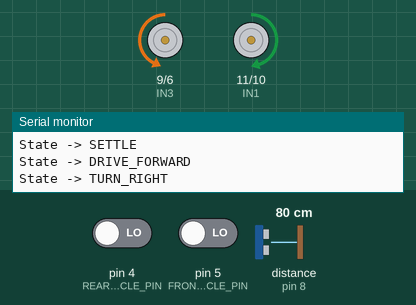
Recording of a sketch running on a simulated Arduino Uno, built with avr-gcc and run on an emulated ATmega328P. Shown: motor-driver pin pairs drawn as motors (green arrow = first pin HIGH = forward, orange = second pin HIGH = backward, longer = more drive), the last lines printed to the serial monitor. Wiring (inferred from the names in the program): ultrasonic range finder: trigger pin 7; echo pin 8. The test bench sets the inputs (shaded band); at power-on: pin 4 (REAR_IR_OBSTACLE_PIN) LOW, distance to the obstacle (sensor on pin 8) 80 cm, pin 5 (FRONT_IR_OBSTACLE_PIN) LOW. The echo pulse lasts 58.3 µs per cm.

Above: at 1.2 s.
1.3 s: pin 4 (REAR_IR_OBSTACLE_PIN) driven HIGH
At 1.76 s:
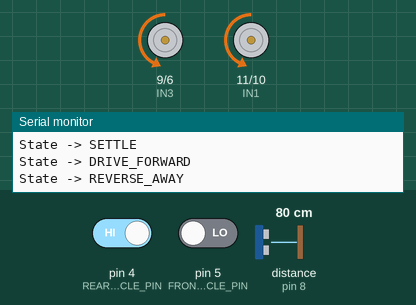
4.3 s: distance to the obstacle (sensor on pin 8) set to 2 cm
At 6.9 s:
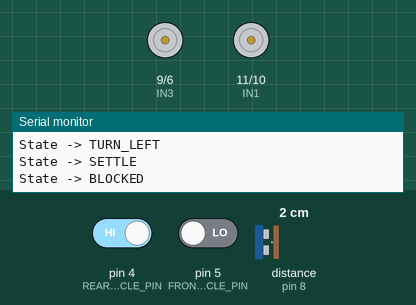
7.3 s: distance to the obstacle (sensor on pin 8) set to 49 cm
8.8 s: distance to the obstacle (sensor on pin 8) set to 55 cm
At 9.4 s:
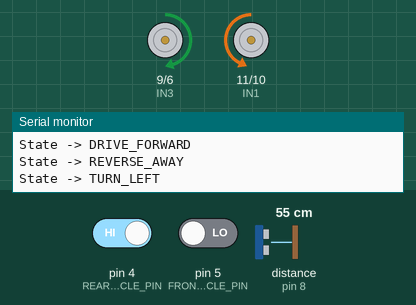
11.8 s: distance to the obstacle (sensor on pin 8) set to 4 cm
Timing chart, 0 to 14.8 s (numbered marks = the images above; inputs shaded):
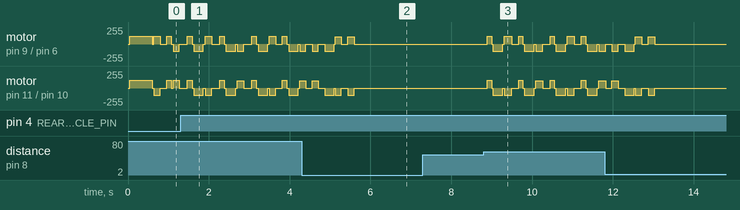

Measured:
- the behaviour switches between 51 and 52 cm on distance to the obstacle (sensor on pin 8) (found by bisection; images 2 and 3)
- after the input at 7.3 s, every drawn part: stays the same

The sketch:

arduino-uno-car.ino
```cpp
// Full sketch: L298N (two motor groups) + HC-SR04 ultrasonic obstacle detection
// Motor wiring:
// IN1 -> pin 11 (PWM)  Motor A, pinA
// IN2 -> pin 10 (PWM)  Motor A, pinB
// IN3 -> pin 9  (PWM)  Motor B, pinA
// IN4 -> pin 6  (PWM)  Motor B, pinB
//
// Ultrasonic wiring (HC-SR04):
// VCC -> 5V, GND -> GND, TRIG -> pin 7, ECHO -> pin 8
// IR obstacle sensor wiring:
// Front sensor: VCC -> 5V, GND -> GND, OUT -> pin 5
// Rear sensor:  VCC -> 5V, GND -> GND, OUT -> pin 4
//
// NOTE: Always share GND between Arduino and motor battery pack.

const int IN1 = 11; // Motor A pin A
const int IN2 = 10; // Motor A pin B
const int IN3 = 9;  // Motor B pin A
const int IN4 = 6;  // Motor B pin B

const int US_TRIG_PIN = 7;
const int US_ECHO_PIN = 8;
const int FRONT_IR_OBSTACLE_PIN = 5;
const int REAR_IR_OBSTACLE_PIN = 4;

const unsigned long US_TIMEOUT = 30000UL; // ~max 500 cm

// Simplified obstacle controller tuning.
const bool IR_ACTIVE_LOW = true;         // most obstacle IR modules pull LOW on detect
const int FRONT_STOP_CM = 40;            // stop distance for front obstacles
const int FRONT_CLEAR_CM = 50;           // clearance hysteresis after obstacle
const int IR_ASSIST_US_CM = 45;          // only trust brief front IR hits when ultrasonic also sees something nearby
const int US_REQUIRED_HITS = 2;          // consecutive ultrasonic hits before stop
const int FRONT_IR_REQUIRED_HITS = 3;    // debounce front IR
const int FRONT_IR_ONLY_REQUIRED_HITS = 12; // sustained IR-only block before stop
const int REAR_IR_REQUIRED_HITS = 3;     // debounce rear IR
const int FORWARD_SPEED = 120;           // steady forward speed
const int REVERSE_SPEED = 110;           // gentle reverse speed
const int REVERSE_MS = 260;              // short reverse to create space
const int TURN_SPEED = 110;              // in-place turn speed
const int TURN_MS = 180;                 // in-place turn duration
const int TURN_SETTLE_MS = 120;          // pause after turning
const int TURN_TRIES_PER_SIDE = 2;       // tries per side before switching
const int FRONT_BLOCK_HOLD_MS = 90;      // require a stable front block before committing to avoidance

enum RobotState {
  DRIVE_FORWARD,
  REVERSE_AWAY,
  TURN_LEFT,
  TURN_RIGHT,
  SETTLE,
  BLOCKED
};

RobotState currentState = DRIVE_FORWARD;
unsigned long stateStartedAt = 0;
bool nextPreferredTurnLeft = true;
bool currentTurnLeft = true;
bool triedOtherSide = false;
int turnsOnCurrentSide = 0;
int frontIrHits = 0;
int rearIrHits = 0;
int usNearHits = 0;
long frontDistanceCm = -1;
bool frontIrBlocked = false;
bool rearIrBlocked = false;
unsigned long frontBlockedStartedAt = 0;

void setup() {
  pinMode(IN1, OUTPUT);
  pinMode(IN2, OUTPUT);
  pinMode(IN3, OUTPUT);
  pinMode(IN4, OUTPUT);

  digitalWrite(IN1, LOW);
  digitalWrite(IN2, LOW);
  digitalWrite(IN3, LOW);
  digitalWrite(IN4, LOW);

  pinMode(US_TRIG_PIN, OUTPUT);
  pinMode(US_ECHO_PIN, INPUT);
  digitalWrite(US_TRIG_PIN, LOW);

  pinMode(FRONT_IR_OBSTACLE_PIN, INPUT);
  pinMode(REAR_IR_OBSTACLE_PIN, INPUT);

  Serial.begin(115200);
  Serial.println("L298N + HC-SR04 + front/rear IR starting");
  Serial.println("Front IR pin: D5, Rear IR pin: D4");
  Serial.println("State -> DRIVE_FORWARD");
}

void runMotor(int pinA, int pinB, int speed, bool forward) {
  speed = constrain(speed, 0, 255);

  if (speed == 0) {
    digitalWrite(pinA, LOW);
    digitalWrite(pinB, LOW);
    return;
  }

  if (forward) {
    analogWrite(pinA, speed);
    digitalWrite(pinB, LOW);
  } else {
    analogWrite(pinB, speed);
    digitalWrite(pinA, LOW);
  }
}

void moveBoth(int speed, bool forward) {
  runMotor(IN1, IN2, speed, forward);
  runMotor(IN3, IN4, speed, forward);
}

void stopMotors() {
  runMotor(IN1, IN2, 0, true);
  runMotor(IN3, IN4, 0, true);
}

long measureDistanceCM() {
  digitalWrite(US_TRIG_PIN, LOW);
  delayMicroseconds(2);
  digitalWrite(US_TRIG_PIN, HIGH);
  delayMicroseconds(10);
  digitalWrite(US_TRIG_PIN, LOW);

  unsigned long duration = pulseIn(US_ECHO_PIN, HIGH, US_TIMEOUT);
  if (duration == 0UL) {
    return -1;
  }
  return duration / 58UL;
}

long measureDistanceFilteredCM(int samples = 3) {
  long sum = 0;
  int valid = 0;

  for (int i = 0; i < samples; i++) {
    long d = measureDistanceCM();
    if (d > 0) {
      sum += d;
      valid++;
    }
    delay(8);
  }

  if (valid == 0) {
    return -1;
  }
  return sum / valid;
}

bool readFrontIrBlocked() {
  int raw = digitalRead(FRONT_IR_OBSTACLE_PIN);
  bool blocked = IR_ACTIVE_LOW ? (raw == LOW) : (raw == HIGH);

  if (blocked) {
    frontIrHits++;
  } else {
    frontIrHits = 0;
  }

  return frontIrHits >= FRONT_IR_REQUIRED_HITS;
}

bool readRearIrBlocked() {
  int raw = digitalRead(REAR_IR_OBSTACLE_PIN);
  bool blocked = IR_ACTIVE_LOW ? (raw == LOW) : (raw == HIGH);

  if (blocked) {
    rearIrHits++;
  } else {
    rearIrHits = 0;
  }

  return rearIrHits >= REAR_IR_REQUIRED_HITS;
}

void updateSensors() {
  frontDistanceCm = measureDistanceFilteredCM(3);
  frontIrBlocked = readFrontIrBlocked();
  rearIrBlocked = readRearIrBlocked();

  if (frontDistanceCm > 0 && frontDistanceCm <= FRONT_STOP_CM) {
    usNearHits++;
  } else {
    usNearHits = 0;
  }
}

bool frontBlockedNow() {
  bool usBlocked = usNearHits >= US_REQUIRED_HITS;
  bool irAssistedByUs = frontIrBlocked &&
                        frontDistanceCm > 0 &&
                        frontDistanceCm <= IR_ASSIST_US_CM;
  bool irEmergencyOnly = frontIrHits >= FRONT_IR_ONLY_REQUIRED_HITS;

  return usBlocked || irAssistedByUs || irEmergencyOnly;
}

bool frontClearNow() {
  return (frontDistanceCm == -1) || (frontDistanceCm > FRONT_CLEAR_CM);
}

bool frontBlockedStableNow() {
  if (!frontBlockedNow()) {
    frontBlockedStartedAt = 0;
    return false;
  }

  if (frontBlockedStartedAt == 0) {
    frontBlockedStartedAt = millis();
    return false;
  }

  return millis() - frontBlockedStartedAt >= (unsigned long)FRONT_BLOCK_HOLD_MS;
}

const char* stateName(RobotState state) {
  switch (state) {
    case DRIVE_FORWARD: return "DRIVE_FORWARD";
    case REVERSE_AWAY: return "REVERSE_AWAY";
    case TURN_LEFT: return "TURN_LEFT";
    case TURN_RIGHT: return "TURN_RIGHT";
    case SETTLE: return "SETTLE";
    case BLOCKED: return "BLOCKED";
    default: return "UNKNOWN";
  }
}

void setState(RobotState newState) {
  currentState = newState;
  stateStartedAt = millis();
  frontBlockedStartedAt = 0;
  Serial.print("State -> ");
  Serial.println(stateName(newState));
}

void startAvoidance() {
  stopMotors();
  currentTurnLeft = nextPreferredTurnLeft;
  triedOtherSide = false;
  turnsOnCurrentSide = 0;

  if (!rearIrBlocked) {
    setState(REVERSE_AWAY);
  } else {
    setState(currentTurnLeft ? TURN_LEFT : TURN_RIGHT);
  }
}

void rotateLeftInPlace() {
  runMotor(IN1, IN2, TURN_SPEED, false);
  runMotor(IN3, IN4, TURN_SPEED, true);
}

void rotateRightInPlace() {
  runMotor(IN1, IN2, TURN_SPEED, true);
  runMotor(IN3, IN4, TURN_SPEED, false);
}

void handleStateDriveForward() {
  moveBoth(FORWARD_SPEED, true);

  if (frontBlockedStableNow()) {
    startAvoidance();
  }
}

void handleStateReverseAway() {
  if (rearIrBlocked) {
    stopMotors();
    setState(currentTurnLeft ? TURN_LEFT : TURN_RIGHT);
    return;
  }

  moveBoth(REVERSE_SPEED, false);
  if (millis() - stateStartedAt >= (unsigned long)REVERSE_MS) {
    stopMotors();
    setState(currentTurnLeft ? TURN_LEFT : TURN_RIGHT);
  }
}

void handleStateTurn(bool turnLeft) {
  if (turnLeft) {
    rotateLeftInPlace();
  } else {
    rotateRightInPlace();
  }

  if (millis() - stateStartedAt >= (unsigned long)TURN_MS) {
    stopMotors();
    turnsOnCurrentSide++;
    setState(SETTLE);
  }
}

void handleStateSettle() {
  stopMotors();

  if (millis() - stateStartedAt < (unsigned long)TURN_SETTLE_MS) {
    return;
  }

  if (frontClearNow()) {
    nextPreferredTurnLeft = !nextPreferredTurnLeft;
    setState(DRIVE_FORWARD);
    return;
  }

  if (turnsOnCurrentSide < TURN_TRIES_PER_SIDE) {
    setState(currentTurnLeft ? TURN_LEFT : TURN_RIGHT);
    return;
  }

  if (!triedOtherSide) {
    triedOtherSide = true;
    currentTurnLeft = !currentTurnLeft;
    turnsOnCurrentSide = 0;

    if (!rearIrBlocked) {
      setState(REVERSE_AWAY);
    } else {
      setState(currentTurnLeft ? TURN_LEFT : TURN_RIGHT);
    }
    return;
  }

  setState(BLOCKED);
}

void handleStateBlocked() {
  stopMotors();

  if (frontClearNow()) {
    nextPreferredTurnLeft = !nextPreferredTurnLeft;
    setState(DRIVE_FORWARD);
  }
}

void loop() {
  updateSensors();

  switch (currentState) {
    case DRIVE_FORWARD:
      handleStateDriveForward();
      break;
    case REVERSE_AWAY:
      handleStateReverseAway();
      break;
    case TURN_LEFT:
      handleStateTurn(true);
      break;
    case TURN_RIGHT:
      handleStateTurn(false);
      break;
    case SETTLE:
      handleStateSettle();
      break;
    case BLOCKED:
      handleStateBlocked();
      break;
  }
}
```
